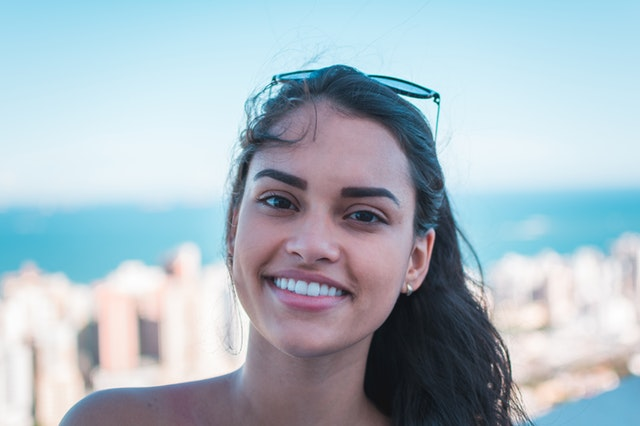
#> input picture haar_cascade/gulumseme_algilama_cascade/4.3 smile.jpg, 640 x 426 px, given in place of the camera
$ python gulumseme_algilama_webcam.py
#> lines starting #> are read from the running program, lines starting #| are printed output that depends on the picture; after the words box and inside, x2 and y2 are one past the last pixel; in counts of white or black regions, pixels touching at a corner belong together
import cv2

cap = cv2.VideoCapture(0)

face_cascade = cv2.CascadeClassifier("4.3 frontalface.xml")
smile_cascade = cv2.CascadeClassifier("4.2 smile.xml")

while 1:
    ret, frame = cap.read()
#> frame is the input picture: shape (426, 640, 3); mean B, G, R 195.2, 185.1, 169.2
    frame = cv2.flip(frame, 1)
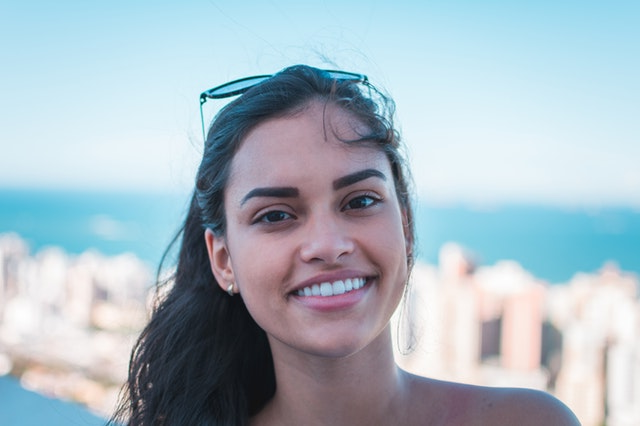
#> frame: shape (426, 640, 3); mean B, G, R 195.2, 185.1, 169.2
    frame = cv2.resize(frame, (640, 480))
#> frame: shape (480, 640, 3)

    gray = cv2.cvtColor(frame, cv2.COLOR_BGR2GRAY)
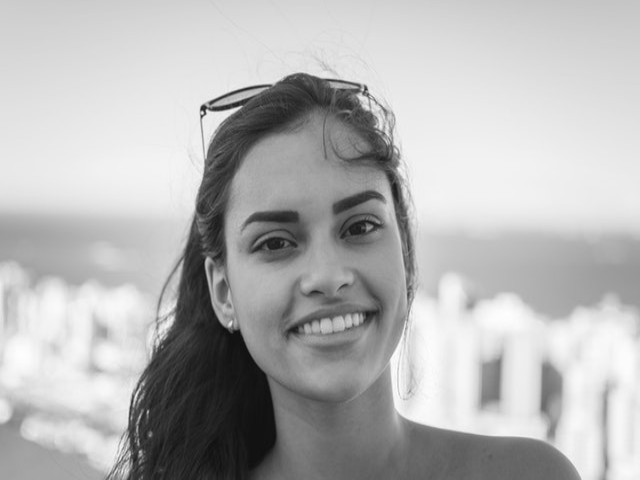
#> gray: shape (480, 640); min 12, max 255, mean 181.4

    faces = face_cascade.detectMultiScale(gray, 1.5, 6)
#> faces = [[185, 125, 273, 273]]

    for (x, y, w, h) in faces:
        cv2.rectangle(frame, (x, y), (x + w, y + h), (0, 255, 0), 3)
#> this loop made 1 pass
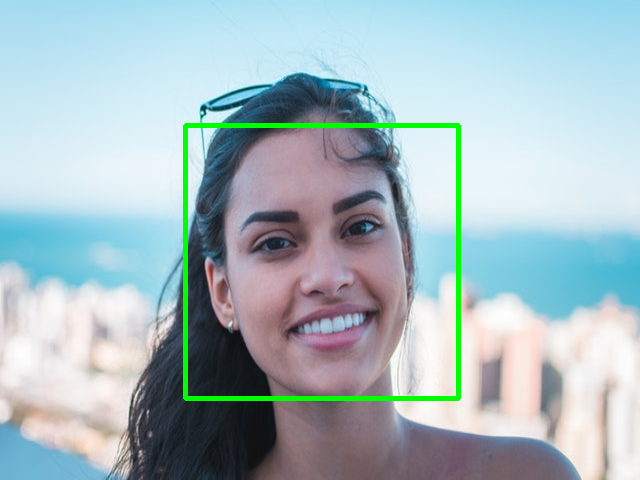
#> frame: shape (480, 640, 3); mean B, G, R 192.1, 186.8, 166.4

    roi_frame = frame[y:y + h, x:x + w]
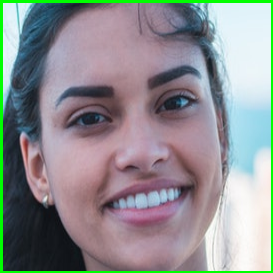
#> roi_frame: shape (273, 273, 3); mean B, G, R 144.5, 143.6, 141.8
    roi_gray = gray[y:y + h, x:x + w]
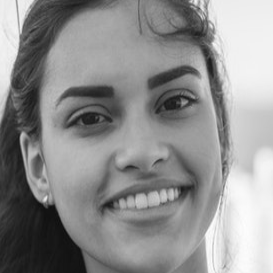
#> roi_gray: shape (273, 273); min 12, max 255, mean 143.3

    smiles = smile_cascade.detectMultiScale(roi_gray, 1.7, 9)
#> smiles = [[94, 174, 104, 52], [67, 162, 177, 88]]

    for (sx, sy, sw, sh) in smiles:
        cv2.rectangle(roi_frame, (sx, sy), (sx + sw, sy + sh), (0, 255, 0), 3)
#> this loop made 2 passes
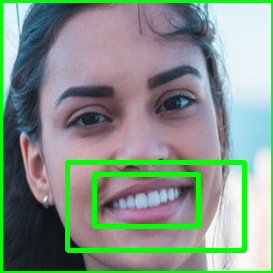
#> roi_frame: shape (273, 273, 3); 5.62% of pixels changed, all inside (x1, y1, x2, y2) = (65, 160, 247, 253)

    cv2.imshow("Frame", frame)
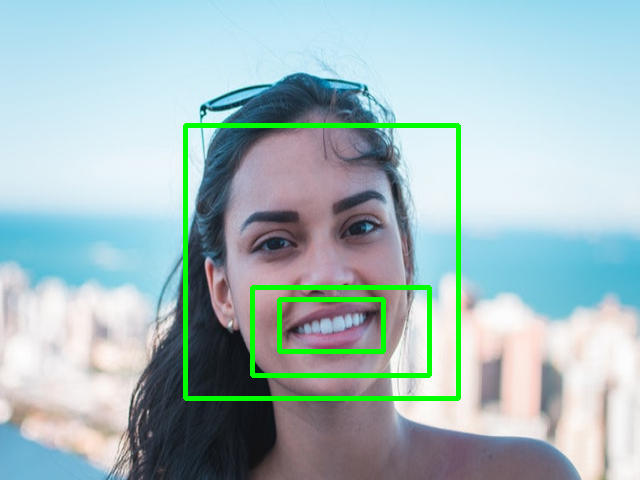
#> window 'Frame': shape (480, 640, 3); mean B, G, R 190.1, 188.3, 164.2

    if cv2.waitKey(20) & 0xFF == ord("q"):
#> (key q is pressed here)
        break

cap.release()
cv2.destroyAllWindows()
